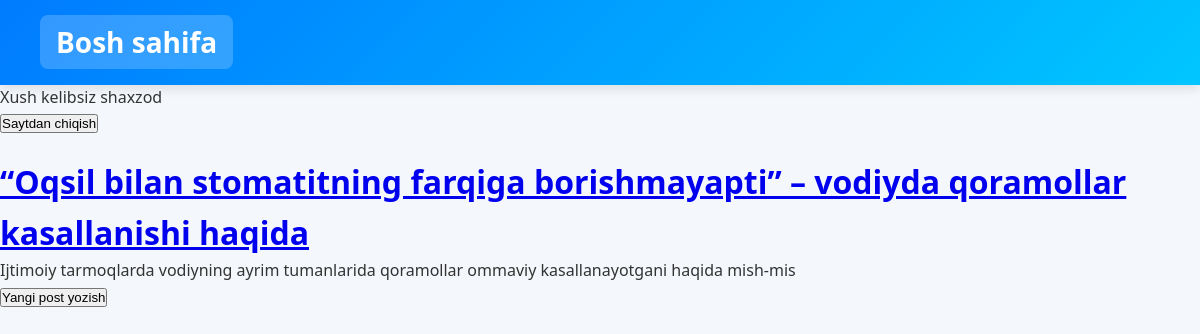
The app's page / (signed in) with its own data.
### blog/models.py (models this page shows, shortened)
class Post(models.Model):
    title=models.CharField(max_length=200)
    author=models.ForeignKey(
        'auth.User',
        on_delete=models.CASCADE
    )
    body=models.TextField()

### blog/views.py (the view)
# urls.py: path('',BlogListView.as_view(),name='home'),
class BlogListView(ListView):
    model=Post
    template_name='home.html'

### templates/home.html
{% extends 'base.html' %}
 {% block content %}
    {% for post in object_list %}
    <div class="post-entry">
        <h1><a href="{% url 'post_detail' post.pk %}">{{post.title}}</a></h1>
        <p>{{post.body | slice:":100"}}</p>
    </div>
    {% endfor %}
{% endblock content %}

### templates/base.html (shortened to what this page needs)
{% load static %}
<!DOCTYPE html>
<html lang="en">
<head>
    <link rel="stylesheet" href="{% static 'css/base.css' %}">
</head>
<body>
    <header>
        <h1><a href="{% url 'home' %}">Bosh sahifa</a></h1>
    </header>
       {% if user.is_authenticated %}
       <p>Xush kelibsiz {{user.username}}</p>
       <form action="{% url 'logout' %}" method="post">{% csrf_token %}
        <button type="submit">Saytdan chiqish</button>
       </form>
       {% else %}
       <a href="{% url 'login' %}">Saytga kirish</a>
       {% endif %}
    {% block content %}
    {% endblock content %}
    <footer>
       <form action="{% url 'post_new' %}" method="get">
    <button type="submit">Yangi post yozish</button>
</form>
    </footer>
</body>
</html>

### static/css/base.css (style rules this page uses)
* { margin: 0; padding: 0; box-sizing: border-box; }
body { font-family: 'Segoe UI', Tahoma, sans-serif; background: #f4f7fb; color: #333; line-height: 1.6; }
header { background: linear-gradient(135deg, #007bff, #00c6ff); color: white; padding: 20px 40px; display: flex; justify-content: space-between; align-items: center; box-shadow: 0 4px 10px rgba(0,0,0,0.1); }
header h1 { font-size: 28px; font-weight: 600; }
header a { text-decoration: none; color: white; background: rgba(255,255,255,0.2); padding: 8px 16px; border-radius: 8px; transition: 0.3s; }
form { margin-bottom: 20px; }

### records on screen
Post: title "“Oqsil bilan stomatitning farqiga borishmayapti” – vodiyda qoramollar kasallanishi haqida", body "Ijtimoiy tarmoqlarda vodiyning ayrim tumanlarida qoramollar ommaviy kasallanayotgani haqida mish-mis"

### other values on screen
{{ user.username }} "shaxzod"
